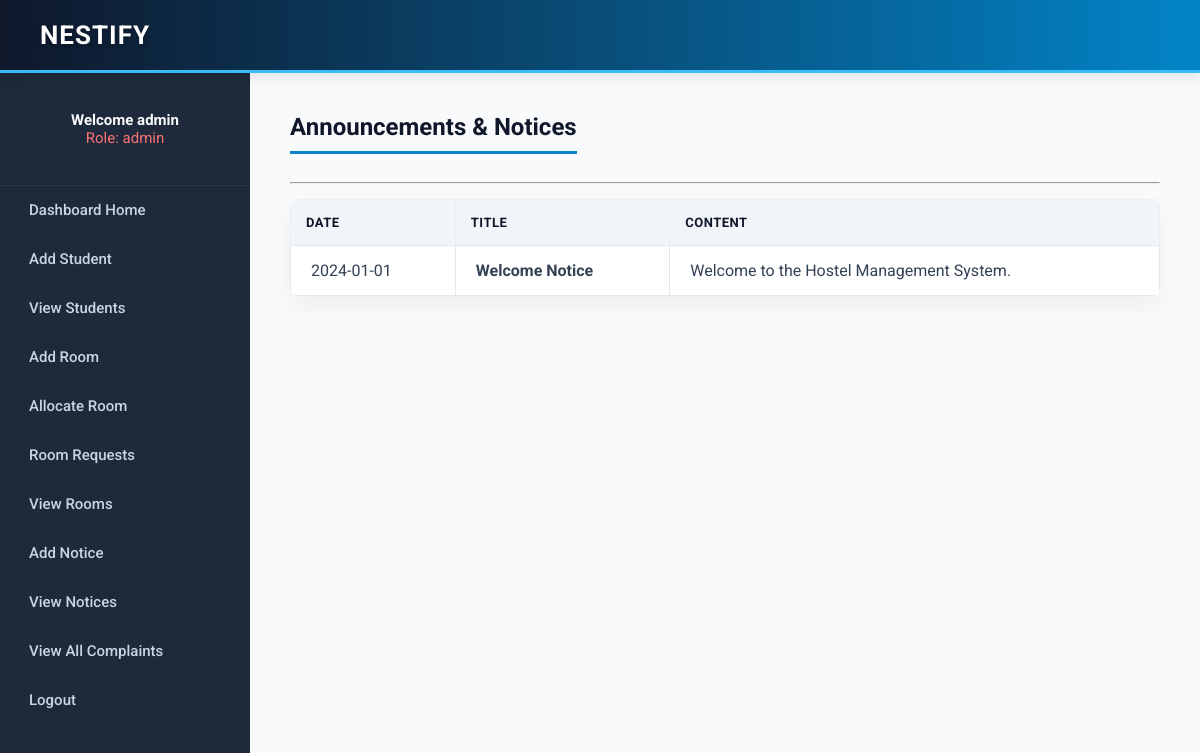
Screenshot of /shared/view_notices.php (signed in) with the database file from the repository.
### tables this page shows
CREATE TABLE `notices` (
  `id` int(11) NOT NULL AUTO_INCREMENT,
  `title` varchar(100) NOT NULL,
  `content` text NOT NULL,
  `date` date NOT NULL,
  PRIMARY KEY (`id`)
);

### shared/view_notices.php (the view, shortened to what this page needs)
<?php
include('../includes/config.php');
?>
<html>
<head>
<link rel="stylesheet" href="../css/style.css">
</head>
<body bgcolor="#f0f8ff">
<div class="header">
    <h1>Nestify</h1>
</div>
<table width="100%" border="0" cellspacing="0" cellpadding="0">
<tr>
    <td class="menu-table">
        <center>
            <br><b>Welcome <?php echo $_SESSION['name']; ?></b><br>
            <font color="red">Role: <?php echo $_SESSION['role']; ?></font>
            <br><br>
        </center>
        <a href="../dashboard.php">Dashboard Home</a>
        <?php if($_SESSION['role'] == 'admin') { ?>
            <a href="../admin/add_student.php">Add Student</a>
            <a href="../admin/view_students.php">View Students</a>
            <a href="../admin/add_room.php">Add Room</a>
            <a href="../admin/allocate_room.php">Allocate Room</a>
            <a href="../admin/view_requests.php">Room Requests</a>
            <a href="../shared/view_rooms.php">View Rooms</a>
            <a href="../admin/add_notice.php">Add Notice</a>
            <a href="../shared/view_notices.php">View Notices</a>
            <a href="../shared/view_complaint.php">View All Complaints</a>
        <?php } ?>
        <a href="../logout.php">Logout</a>
    </td>
    <td class="content-table">
        <h2>Announcements & Notices</h2>
        <hr>
        <table border="1" cellpadding="10" bgcolor="white" width="80%">
            <tr bgcolor="#cccccc">
                <th>Date</th>
                <th>Title</th>
                <th>Content</th>
            </tr>
            <?php
            $query = "SELECT * FROM notices ORDER BY id DESC";
            $res = mysqli_query($conn, $query);
            if($res) {
                while($row = mysqli_fetch_array($res)) {
                    echo "<tr>";
                    echo "<td>".$row['date']."</td>";
                    echo "<td><b>".$row['title']."</b></td>";
                    echo "<td>".$row['content']."</td>";
                    echo "</tr>";
                }
            }
            ?>
        </table>
    </td>
</tr>
</table>
</body>
</html>

### css/style.css (style rules this page uses)
body { background-color: #f8fafc !important; font-family: 'Roboto', sans-serif; margin: 0; padding: 0; color: #334155; }
.header { background: linear-gradient(90deg, #0f172a 0%, #0284c7 100%); color: white; padding: 20px 40px; text-align: left; box-shadow: 0 4px 15px rgba(0, 0, 0, 0.1); border-bottom: 3px solid #38bdf8; position: relative; }
.header h1 { margin: 0; font-weight: 700; font-size: 26px; letter-spacing: 1px; text-transform: uppercase; text-shadow: 0 2px 4px rgba(0,0,0,0.3); }
.menu-table { width: 250px; background-color: #1e293b !important; height: 100vh; vertical-align: top; box-shadow: 2px 0 10px rgba(0, 0, 0, 0.1); }
.menu-table center { color: #f8fafc; padding: 20px 10px; font-size: 15px; border-bottom: 1px solid rgba(255,255,255,0.05); }
.menu-table a { display: block; padding: 15px 25px; text-decoration: none; color: #cbd5e1; font-weight: 500; border-left: 4px solid transparent; transition: all 0.3s ease; border-bottom: 1px solid rgba(255,255,255,0.02); font-size: 15px; }
.content-table { padding: 40px; vertical-align: top; background-color: #f8fafc; }
.content-table h2 { color: #0f172a; font-weight: 700; margin-top: 0; border-bottom: 3px solid #0284c7; padding-bottom: 10px; display: inline-block; }
table { border-collapse: collapse; }
.content-table table, center > form > table { background-color: #ffffff !important; border: none !important; box-shadow: 0 10px 25px rgba(0, 0, 0, 0.05); border-radius: 8px; margin-top: 15px; overflow: hidden; width: 100%; }
.content-table table td, center > form > table td { padding: 15px 20px; border: 1px solid #e2e8f0; color: #334155; }
th, tr[bgcolor="#cccccc"], td[bgcolor="#cccccc"] { background-color: #f1f5f9 !important; color: #0f172a !important; text-transform: uppercase; font-size: 13px; letter-spacing: 0.5px; padding: 15px; text-align: left; }
a { color: #0284c7; text-decoration: none; font-weight: 500; transition: color 0.3s ease; }
font[color="red"] { color: #ef4444 !important; }
.menu-table font[color="red"] { color: #f87171 !important; }

### rows the page displays
notices: date "2024-01-01", title "Welcome Notice", content "Welcome to the Hostel Management System."

### other values shown
$_SESSION['name'] "admin"
$_SESSION['role'] "admin"
